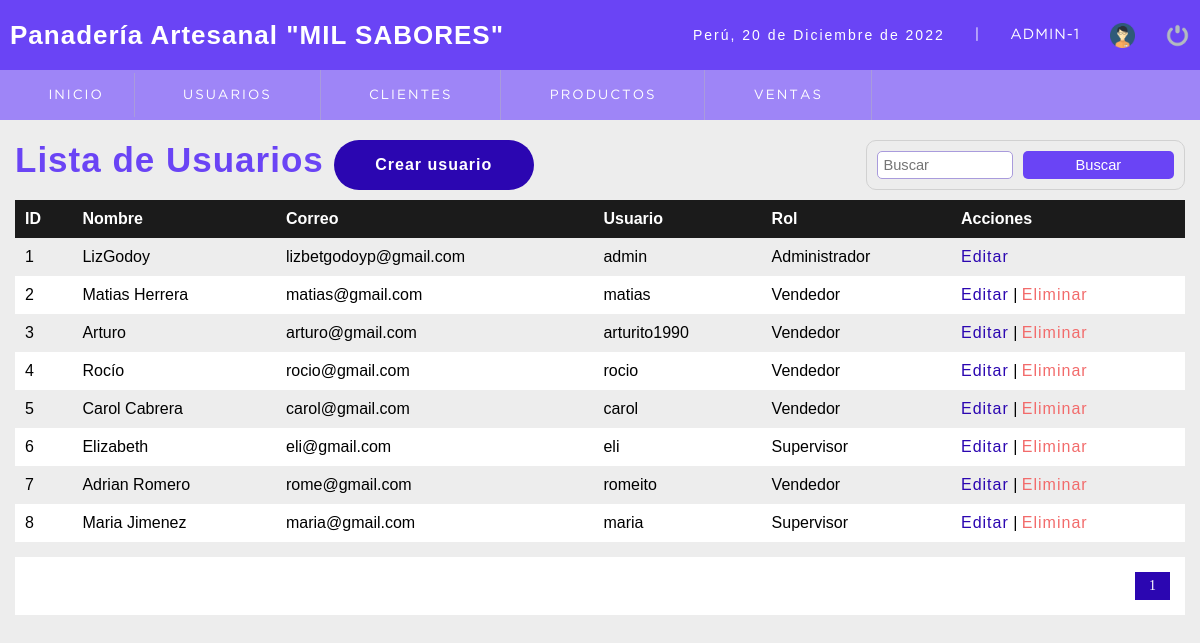
Page /sistema/buscar_usuario.php (signed in) on the committed database.
### tables this page shows
CREATE TABLE `usuario` (
  `idusuario` int(11) NOT NULL,
  `nombre` varchar(50) DEFAULT NULL,
  `correo` varchar(100) DEFAULT NULL,
  `usuario` varchar(15) DEFAULT NULL,
  `clave` varchar(100) NOT NULL,
  `rol` int(11) DEFAULT NULL,
  `estatus` int(11) NOT NULL DEFAULT '1'
);

CREATE TABLE `rol` (
  `idrol` int(11) NOT NULL,
  `rol` varchar(20) DEFAULT NULL
);

### sistema/buscar_usuario.php (the view, shortened to what this page needs)
<?php
include "../conexion.php";
?>
<!DOCTYPE html>
<html lang="en">
<head>
    <?php
    include "includes/scripts.php";
    ?>
</head>
<body>
    <?php
    include "includes/header.php";
    ?>
    <section id="container">
        <?php
        $busqueda = strtolower($_REQUEST['busqueda']);
        ?>
        <div class="lista_usuario">
            <div class="usuario">
                <h1>Lista de Usuarios</h1>
                <a href="registro_usuario.php" class="btn_new">Crear usuario</a>
            </div>
            <div class="Buscar">
                <form action="buscar_usuario.php" method="get" class="form_search">
                    <input type="text" name="busqueda" id="busqueda" placeholder="Buscar" value="<?php echo $busqueda; ?>">
                    <input type="submit" value="Buscar" class="btn_search">
                </form>
            </div>
        </div>
        <div class="containerTable">
            <table>
                <tr>
                    <th>ID</th>
                    <th>Nombre</th>
                    <th>Correo</th>
                    <th>Usuario</th>
                    <th>Rol</th>
                    <th>Acciones</th>
                </tr>
                <?php
                $rol = '';
                $sql_register    = mysqli_query($conection, "SELECT count(*) AS total_registro FROM usuario WHERE ( idusuario LIKE '%$busqueda%' OR nombre LIKE '%$busqueda%' OR correo LIKE '%$busqueda%' OR usuario LIKE '%$busqueda%' $rol ) AND estatus=1");
                $result_register = mysqli_fetch_array($sql_register);
                $total_registro  = $result_register['total_registro'];
                $por_pagina = 10;
                if (empty($_GET['pagina'])) {
                    $pagina = 1;
                } else {
                    $pagina = $_GET['pagina'];
                }
                $desde = ($pagina - 1) * $por_pagina;
                $total_paginas = ceil($total_registro / $por_pagina);
                $query = mysqli_query($conection, "SELECT u.idusuario, u.nombre, u.correo, u.usuario, r.rol FROM usuario u INNER JOIN rol r ON u.rol = r.idrol
            WHERE
            ( u.idusuario LIKE '%$busqueda%' OR
            u.nombre LIKE '%$busqueda%' OR
            u.correo LIKE '%$busqueda%' OR
            u.usuario LIKE '%$busqueda%' OR
            r.rol LIKE '%$busqueda%' )
            AND
            estatus=1 ORDER BY u.idusuario ASC LIMIT $desde, $por_pagina
                ");
                $result = mysqli_num_rows($query);
                if ($result > 0) {
                    while ($data = mysqli_fetch_array($query)) {
                ?>
                        <tr>
                            <td><?php echo $data["idusuario"] ?></td>
                            <td><?php echo $data["nombre"] ?></td>
                            <td><?php echo $data["correo"] ?></td>
                            <td><?php echo $data["usuario"] ?></td>
                            <td><?php echo $data["rol"] ?></td>
                            <td>
                                <a class="link_edit" href="editar_usuario.php?id=<?php echo $data["idusuario"]; ?>">Editar</a>
                                <?php
                                if ($data["idusuario"] != 1) {
                                ?>
                                    |
                                    <a class="link_delete" href="eliminar_confirmar_usuario.php?id=<?php echo $data["idusuario"]; ?>">Eliminar</a>
                                <?php } ?>
                            </td>
                        </tr>
                <?php
                    }
                } else {
                    header("Location: lista_usuarios.php");
                    mysqli_close($conection);
                }
                ?>
            </table>
        </div>
        <?php
        if ($total_registro != 0) {
        ?>
            <div class="paginator">
                <ul>
                    <?php
                    for ($i = 1; $i <= $total_paginas; $i++) {
                        if ($i == $pagina) {
                            echo '<li class="pageSelected">' . $i . '</li>';
                        } else {
                            echo '<li><a href="?pagina=' . $i . '&busqueda=' . $busqueda . '">' . $i . '</a></li>';
                        }
                    }
                    ?>
                </ul>
            </div>
        <?php
        }
        ?>
    </section>
</body>
</html>

### sistema/css/style.css (style rules this page uses)
* { margin: 0 ; padding: 0; box-sizing: border-box; }
body { background: #ededed; }
h1, h2, h3, h4, h5, h6 { font-family: 'arial'; font-weight: bold; letter-spacing: 1px; }
h1 { font-size: 26px; }
a { text-decoration: none; font-family: arial; letter-spacing: 1px; }
#container { padding: 140px 15px 15px; }
form { background: #fff; margin: auto; padding: 20px 50px; border: 1px solid #d1d1d1; }
input, select { display: block; width: 100%; font-size: 11pt; padding: 5px; border: 1px solid #A99BDC; border-radius: 5px; }
#container h1 { font-size: 35px; color: #6a44f5; }
.btn_new { width: 200px !important; background-color: #2b06b1 !important; }
.usuario { display: flex; }
.lista_usuario { display: flex; justify-content: space-between; margin-bottom: 10px; }
table { display: -ms-grid!important; border-collapse: collapse; font-size: 12pt; font-family: 'arial'; width: 100%; }
table th { text-align: left; padding: 10px; background: #1b1b1b; color: #fff; }
table tr:nth-child(odd) { background: #fff; }
table td { padding: 10px; }
.link_edit { color: #2b06b1 ; }
.link_delete { color: #f26b6b; }
.btn_cancel, .btn_ok, .btn_save, .btn_new { width: 150px; background-color: #71ff55; color: #fff; display: inline-block; padding: 15px 0px; border-radius: 5px; cursor: pointer; text-align: center; font-size: 12pt; border: 1px solid transparent ; border-radius: 49px; color: #fff; font-weight: 600; margin: 0px 10px; cursor: pointer; transition: 0.5s; letter-spacing: 1px; }
.paginator ul { padding: 15px; list-style: none; background: #fff; margin-top: 15px; display: -webkit-flex; display: flex; justify-content: flex-end; }
.paginator a, .pageSelected { color: #2b06b1 ; border: 1px solid #ddd; padding: 5px; display: inline-block; font-size: 14px; text-align: center; width: 35px; }
.pageSelected { color: #fff; background: #2b06b1 ; border: 1px solid #2b06b1 ; }
.form_search { display: -webkit-flex; display: flex; float: right; background: initial; padding: 10px; border-radius: 10px; }
.form_search .btn_search { background: #6a44f5; color: #fff; padding: 0 20px; border: 0; cursor: pointer; margin-left: 10px; }

### rows in the picture
usuario: idusuario "1", nombre "LizGodoy", correo "lizbetgodoyp@gmail.com", usuario "admin", rol.rol "Administrador"
usuario: idusuario "2", nombre "Matias Herrera", correo "matias@gmail.com", usuario "matias", rol.rol "Vendedor"
usuario: idusuario "3", nombre "Arturo", correo "arturo@gmail.com", usuario "arturito1990", rol.rol "Vendedor"
usuario: idusuario "4", nombre "Rocío", correo "rocio@gmail.com", usuario "rocio", rol.rol "Vendedor"
usuario: idusuario "5", nombre "Carol Cabrera", correo "carol@gmail.com", usuario "carol", rol.rol "Vendedor"
usuario: idusuario "6", nombre "Elizabeth", correo "eli@gmail.com", usuario "eli", rol.rol "Supervisor"
usuario: idusuario "7", nombre "Adrian Romero", correo "rome@gmail.com", usuario "romeito", rol.rol "Vendedor"
usuario: idusuario "8", nombre "Maria Jimenez", correo "maria@gmail.com", usuario "maria", rol.rol "Supervisor"

### other values in the picture
fechaC() "20 de Diciembre de 2022"
$_SESSION['user'] "ADMIN"
$_SESSION['rol'] "1"
